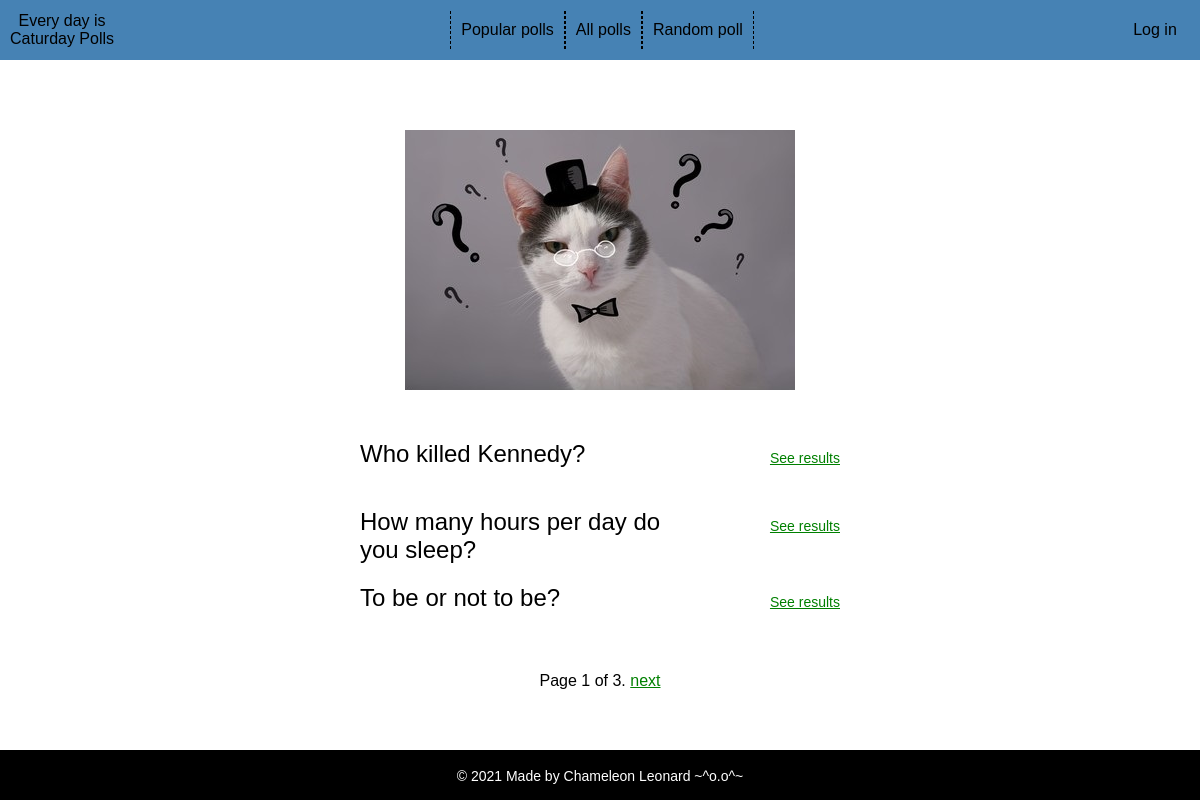
Screenshot of /polls/ with the database file from the repository.
### catpolls/models.py (models this page shows, shortened)
class Catuestion(models.Model):
    catuestion_text = models.CharField(max_length=200)
    publication_date = models.DateTimeField('date published')
    catuestion_image = models.ImageField(upload_to='polls-img/', default='polls-img/img23.jpg')
    def was_published_recently(self):
        now = timezone.now()
        return now - datetime.timedelta(days=1) <= self.publication_date <= now
    was_published_recently.admin_order_field = 'publication_date'
    was_published_recently.boolean = True
    was_published_recently.short_description = 'Published recently?'

### catpolls/views.py (the view)
# urls.py: path('', views.IndexView.as_view(), name='index'),
class IndexView(generic.ListView):
    template_name = 'catpolls/list.html'
    context_object_name = 'latest_catuestion_list'
    model = Catuestion
    paginate_by = 3
    def get_queryset(self):
        return Catuestion.objects.filter(
            publication_date__lte=timezone.now()
        ).order_by('-publication_date')

### catpolls/templates/catpolls/list.html (shortened to what this page needs)
{% extends 'catpolls/index.html' %}
{% load static %}
{% block content %}
    <div class="image">
        <img src="{% static 'catpolls/images/img20.jpg' %}">
    </div>
    <div class="question-list">
        {% if latest_catuestion_list %}
            <ul>
                {% for catuestion in latest_catuestion_list %}
                    <li><p class="li-block1"><a id="ques" href="{% url 'catpolls:detail' catuestion.id %}">{{ catuestion.catuestion_text }}</a></p>
                        <p class="li-block2"><a id="res" href="{% url 'catpolls:results' catuestion.id %}">See results</a></p></li>
                {% endfor %}
            </ul>
        {% else %}
            <p>No polls are available.</p>
        {% endif %}
    </div>
    {% if is_paginated %}
        <div class="paginator">
            <span class="page-links">
                <span class="page-current">
                    Page {{ page_obj.number }} of {{ page_obj.paginator.num_pages }}.
                </span>
                {% if page_obj.has_next %}
                    <a href="{{ request.path }}?page={{ page_obj.next_page_number }}">next</a>
                {% endif %}
            </span>
        </div>
    {% endif %}
{% endblock %}

### catpolls/static/catpolls/css/style.css (style rules this page uses)
* { margin: 0; padding: 0; }
html { height: 100vh; }
body { font-family: Arial, sans-serif; font-weight: normal; }
.image img { display: block; float: center; margin: 30px auto; max-height: 350px; width: auto; }
.question-list ul { list-style-type: none; padding: 10px; }
.question-list li { padding: 10px 0; min-height: 3em; }
.li-block1 { display: inline-block; width: 70%; }
.li-block2 { display: inline-block; float: right; }
#ques { color: #000; text-decoration: none; font-size: 24px; }
#res { color: green; text-decoration: underline; font-size: 14px; float: right; padding-top: 10px; }
.paginator { padding: 20px 0; text-align: center; }
.paginator span a { color: green; }

### rows the page displays
Catuestion: catuestion_text "Who killed Kennedy?"
Catuestion: catuestion_text "How many hours per day do you sleep?"
Catuestion: catuestion_text "To be or not to be?"

### other values shown
{{ page_obj.number }} "1"
{{ page_obj.paginator.num_pages }} "3"
